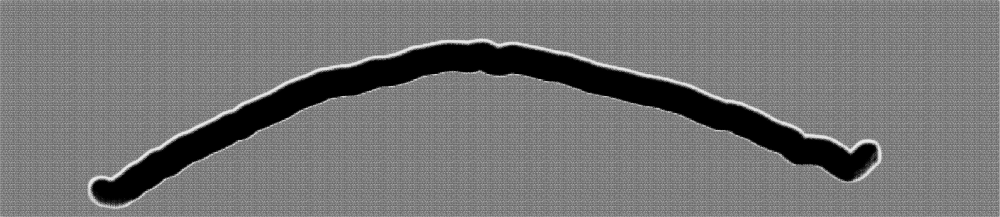
#> input picture U_net_transform/test_transformed_image.png, 1000 x 217 px, shrunk from 4712 x 1024 before the run
$ python background_correction.py --input ../../U_net_transform/test_transformed_image.png
#> lines starting #> are read from the running program, lines starting #| are printed output that depends on the picture
#!/usr/bin/env python3
"""
背景不均勻矯正腳本 (Background Correction Script)

實作 Rolling Ball 背景扣除演算法，用於消除神經纖維影像中的背景染色不均問題。

使用方式:
    python background_correction.py -i input.tif -o output.png -r 50

作者: Generated with Claude Code
日期: 2025-10-22
"""

import argparse
import sys
from pathlib import Path
from typing import Optional, Tuple

import cv2
import numpy as np
from skimage import restoration, exposure
import matplotlib.pyplot as plt


class BackgroundCorrector:
    """背景不均勻矯正器"""

    CHANNELS = {
        'red': 2,    # OpenCV uses BGR format
        'green': 1,
        'blue': 0,
        'all': None
    }

    def __init__(self, ball_radius: int = 50, verbose: bool = False):
        """
        初始化背景矯正器

        Args:
            ball_radius: Rolling Ball 演算法的球體半徑 (像素)
            verbose: 是否輸出詳細資訊
        """
        self.ball_radius = ball_radius
        self.verbose = verbose

    def load_image(self, image_path: str) -> np.ndarray:
        """
        載入影像

        Args:
            image_path: 影像檔案路徑

        Returns:
            BGR 格式的影像陣列

        Raises:
            FileNotFoundError: 檔案不存在
            ValueError: 無法讀取影像
        """
        path = Path(image_path)
        if not path.exists():
            raise FileNotFoundError(f"影像檔案不存在: {image_path}")

        image = cv2.imread(str(path), cv2.IMREAD_COLOR)
#> image is the input picture: shape (217, 1000, 3); min 0, max 238, mean 115.9
        if image is None:
            raise ValueError(f"無法讀取影像: {image_path}")

        if self.verbose:
            print(f"✓ 成功載入影像: {image_path}")
            print(f"  影像尺寸: {image.shape[1]}x{image.shape[0]} (寬x高)")
            print(f"  色彩空間: {'RGB' if len(image.shape) == 3 else 'Grayscale'}")

        return image

    def extract_channel(self, image: np.ndarray, channel: str = 'green') -> np.ndarray:
        """
        提取指定色彩通道

        Args:
            image: BGR 格式影像
            channel: 通道名稱 ('red', 'green', 'blue', 'all')

        Returns:
            單通道影像陣列或原始影像
        """
#> called with channel = 'green'
        if channel == 'all':
            if self.verbose:
                print(f"✓ 使用完整 RGB 影像")
            return image

        channel_idx = self.CHANNELS[channel]
        extracted = image[:, :, channel_idx]

        if self.verbose:
            print(f"✓ 提取 {channel} 通道")
            print(f"  通道強度範圍: [{extracted.min()}, {extracted.max()}]")
            print(f"  平均強度: {extracted.mean():.2f}")

        return extracted

    def rolling_ball_correction(self, image: np.ndarray) -> Tuple[np.ndarray, np.ndarray]:
        """
        執行 Rolling Ball 背景扣除

        原理:
        1. 模擬球體在影像強度表面下方滾動
        2. 球接觸的表面視為背景
        3. 從原影像扣除背景，得到校正後影像

        Args:
            image: 輸入影像 (灰階或彩色)

        Returns:
            (背景影像, 校正後影像) 的元組
        """
        if self.verbose:
            print(f"\n執行 Rolling Ball 背景扣除...")
            print(f"  球體半徑: {self.ball_radius} 像素")

        # 判斷是否為彩色影像
        is_color = len(image.shape) == 3
#> is_color = False

        if is_color:
            # 對每個通道分別處理
            background = np.zeros_like(image)
            corrected = np.zeros_like(image)

            for i in range(3):
                channel = image[:, :, i]
                bg = restoration.rolling_ball(channel, radius=self.ball_radius)
                background[:, :, i] = bg
                corrected[:, :, i] = cv2.subtract(channel, bg)

            if self.verbose:
                print(f"  處理模式: 彩色影像 (3通道)")
        else:
            # 單通道處理
            background = restoration.rolling_ball(image, radius=self.ball_radius)
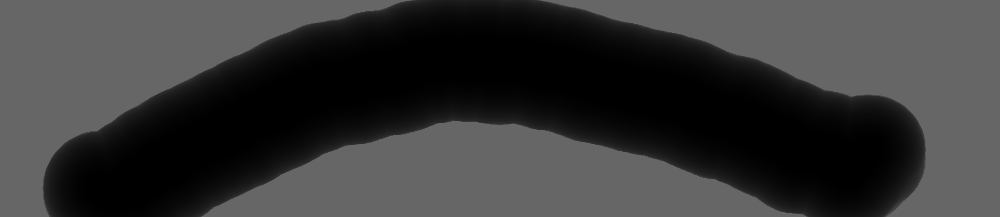
#> background: shape (217, 1000); min 0, max 103, mean 55.1
            corrected = cv2.subtract(image, background)
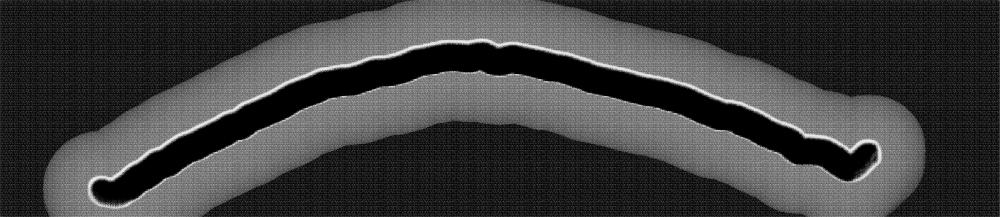
#> corrected: shape (217, 1000); min 0, max 238, mean 60.9

            if self.verbose:
                print(f"  處理模式: 灰階影像")

        if self.verbose:
            print(f"✓ 背景扣除完成")
            print(f"  校正後強度範圍: [{corrected.min()}, {corrected.max()}]")

        return background, corrected

    def save_image(self, image: np.ndarray, output_path: str) -> None:
        """
        儲存影像

        Args:
            image: 要儲存的影像陣列
            output_path: 輸出檔案路徑
        """
        output_path = Path(output_path)
        output_path.parent.mkdir(parents=True, exist_ok=True)

        success = cv2.imwrite(str(output_path), image)
        if not success:
            raise IOError(f"無法儲存影像: {output_path}")

        if self.verbose:
            print(f"✓ 影像已儲存: {output_path}")

    # [46 lines left out: function visualize_comparison, not called in this run]

    def process(
        self,
        input_path: str,
        output_path: Optional[str] = None,
        channel: str = 'green',
        visualize: bool = False,
        save_intermediate: bool = False
    ) -> np.ndarray:
        """
        完整的背景校正流程

        Args:
            input_path: 輸入影像路徑
            output_path: 輸出影像路徑 (None 則自動生成)
            channel: 要處理的通道
            visualize: 是否顯示視覺化對比
            save_intermediate: 是否儲存中間結果 (背景影像)

        Returns:
            校正後的影像陣列
        """
        if self.verbose:
            print("=" * 60)
            print("背景不均勻矯正 - Rolling Ball 演算法")
            print("=" * 60)

        # 1. 載入影像
        image = self.load_image(input_path)

        # 2. 提取通道
        channel_image = self.extract_channel(image, channel)

        # 3. 執行背景校正
        background, corrected = self.rolling_ball_correction(channel_image)

        # 4. 儲存結果
        if output_path is None:
            input_path_obj = Path(input_path)
            output_path = str(
                input_path_obj.parent /
                f"{input_path_obj.stem}_corrected{input_path_obj.suffix}"
            )

        self.save_image(corrected, output_path)

        # 5. 儲存中間結果 (可選)
        if save_intermediate:
            bg_path = str(Path(output_path).parent /
                         f"{Path(output_path).stem}_background{Path(output_path).suffix}")
            self.save_image(background, bg_path)
            if self.verbose:
                print(f"✓ 背景影像已儲存: {bg_path}")

        # 6. 視覺化 (可選)
        if visualize:
            self.visualize_comparison(channel_image, background, corrected, channel)

        if self.verbose:
            print("\n" + "=" * 60)
            print("✓ 背景校正完成!")
            print("=" * 60)

        return corrected


def parse_arguments():
    """解析命令列參數"""
    parser = argparse.ArgumentParser(
        description='神經纖維影像背景不均勻矯正工具 (Rolling Ball 演算法)',
        formatter_class=argparse.RawDescriptionHelpFormatter,
        epilog="""
使用範例:
  # 基本使用 (處理綠色通道)
  python %(prog)s -i input.tif -o output.png

  # 指定球體半徑
  python %(prog)s -i input.tif -r 60

  # 顯示視覺化對比
  python %(prog)s -i input.tif -v

  # 完整參數
  python %(prog)s -i data/raw/sample.tif -o data/processed/sample_corrected.png -c green -r 55 -v --save-intermediate

參數說明:
  球體半徑 (--ball-radius):
    - 建議範圍: 40-60 像素
    - 應大於神經纖維最大寬度
    - 較大的半徑可處理更大範圍的背景變化
        """
    )

    # 必填參數
    parser.add_argument(
        '-i', '--input',
        type=str,
        required=True,
        help='輸入影像路徑 (支援 .tif, .png, .jpg 等格式)'
    )

    # 選填參數
    parser.add_argument(
        '-o', '--output',
        type=str,
        default=None,
        help='輸出影像路徑 (預設: {input}_corrected.png)'
    )

    parser.add_argument(
        '-c', '--channel',
        type=str,
        choices=['red', 'green', 'blue', 'all'],
        default='green',
        help='要處理的色彩通道 (預設: green)'
    )

    parser.add_argument(
        '-r', '--ball-radius',
        type=int,
        default=50,
        metavar='RADIUS',
        help='Rolling Ball 球體半徑，單位：像素 (預設: 50, 建議範圍: 40-60)'
    )

    parser.add_argument(
        '-v', '--visualize',
        action='store_true',
        help='顯示原始影像、背景和校正結果的對比圖'
    )

    parser.add_argument(
        '--save-intermediate',
        action='store_true',
        help='儲存中間結果 (背景影像)'
    )

    parser.add_argument(
        '--verbose',
        action='store_true',
        help='輸出詳細處理資訊'
    )

    return parser.parse_args()


def main():
    """主程式進入點"""
    args = parse_arguments()

    # 參數驗證
    if args.ball_radius < 10:
        print(f"警告: 球體半徑 ({args.ball_radius}) 過小，可能無法有效去除背景", file=sys.stderr)
    elif args.ball_radius > 200:
        print(f"警告: 球體半徑 ({args.ball_radius}) 過大，可能會去除神經纖維訊號", file=sys.stderr)

    try:
        # 建立背景矯正器
        corrector = BackgroundCorrector(
            ball_radius=args.ball_radius,
            verbose=args.verbose
        )

        # 執行背景校正
        corrector.process(
            input_path=args.input,
            output_path=args.output,
            channel=args.channel,
            visualize=args.visualize,
            save_intermediate=args.save_intermediate
        )

        return 0

    except FileNotFoundError as e:
        print(f"錯誤: {e}", file=sys.stderr)
        return 1
    except ValueError as e:
        print(f"錯誤: {e}", file=sys.stderr)
        return 1
    except Exception as e:
        print(f"未預期的錯誤: {e}", file=sys.stderr)
        if args.verbose:
            import traceback
            traceback.print_exc()
        return 1


if __name__ == '__main__':
    sys.exit(main())
#> (the program exits here)
